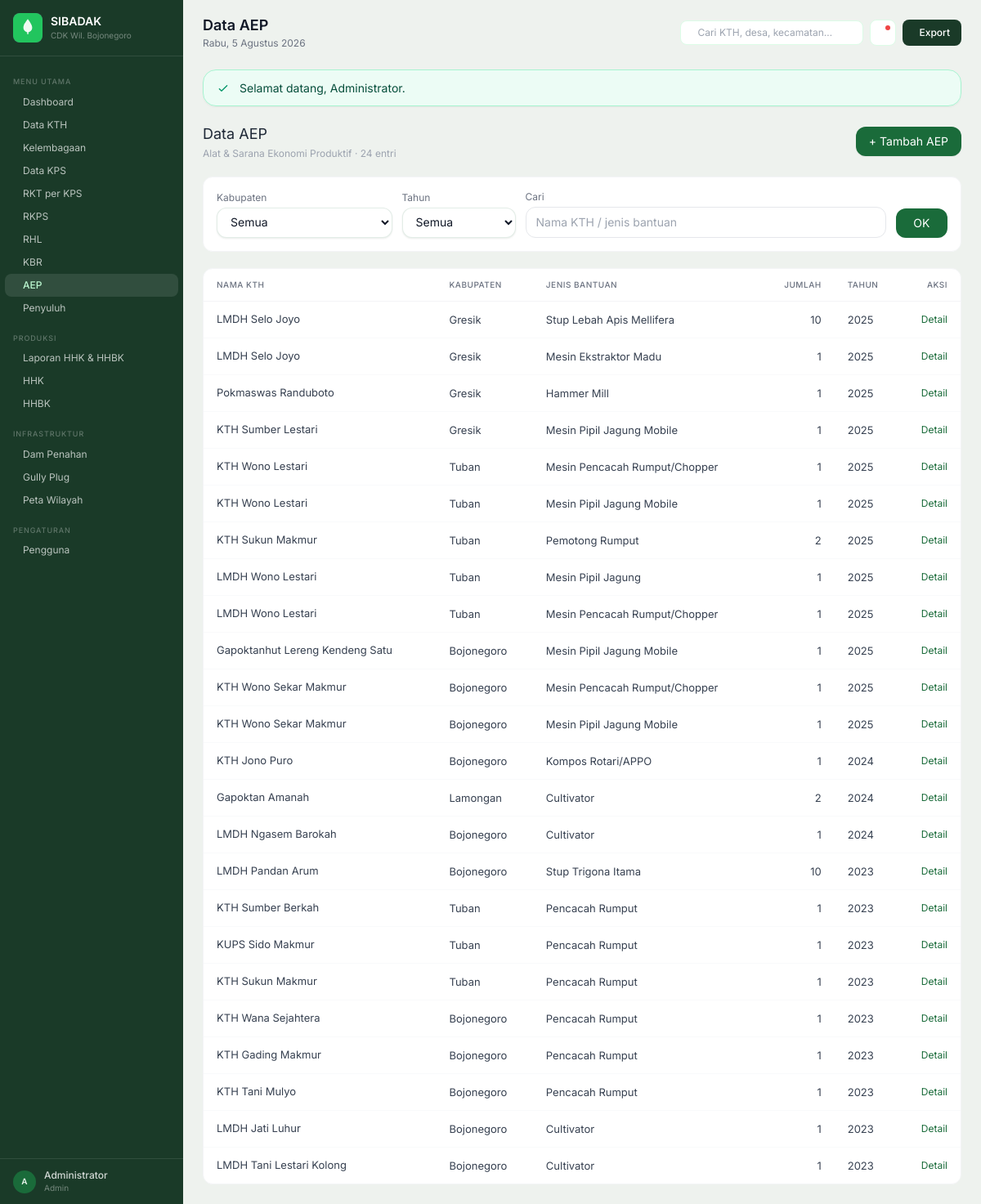
Page /aep (signed in) on the committed database.
### tables this page shows
CREATE TABLE aep (
    id           INT UNSIGNED AUTO_INCREMENT PRIMARY KEY,
    kth_id       MEDIUMINT UNSIGNED DEFAULT NULL,
    nama_kth     VARCHAR(200) DEFAULT NULL,
    desa_id      MEDIUMINT UNSIGNED DEFAULT NULL,
    kabupaten_id TINYINT UNSIGNED NOT NULL,
    jenis_bantuan VARCHAR(150) NOT NULL COMMENT 'Cultivator, Pencacah Rumput, dll',
    jumlah       SMALLINT UNSIGNED DEFAULT 1,
    tahun        YEAR NOT NULL,
    keterangan   TEXT DEFAULT NULL,
    created_at   TIMESTAMP DEFAULT CURRENT_TIMESTAMP,
    updated_at   TIMESTAMP DEFAULT CURRENT_TIMESTAMP ON UPDATE CURRENT_TIMESTAMP,
    CONSTRAINT fk_aep_kth       FOREIGN KEY (kth_id)       REFERENCES kth(id),
    CONSTRAINT fk_aep_kabupaten FOREIGN KEY (kabupaten_id) REFERENCES kabupaten(id)
) COMMENT='Bantuan Alat Ekonomi Produktif (sheet AEP)';

CREATE TABLE kabupaten (
    id          TINYINT UNSIGNED AUTO_INCREMENT PRIMARY KEY,
    kode        VARCHAR(10)  NOT NULL UNIQUE COMMENT 'Kode singkat: BJN, TBN, LMG, GRK',
    nama        VARCHAR(100) NOT NULL,
    created_at  TIMESTAMP DEFAULT CURRENT_TIMESTAMP,
    updated_at  TIMESTAMP DEFAULT CURRENT_TIMESTAMP ON UPDATE CURRENT_TIMESTAMP
) COMMENT='Master kabupaten wilayah CDK Bojonegoro';

### controllers/AepController.php (called while the page is built, shortened)
<?php
class AepController
{
    private function pdo(): \PDO
    {
        return Database::connect();
    }
    private function model(): Aep
    {
        return new Aep($this->pdo());
    }
    public function index(): void
    {
        $page = max(1, (int) ($_GET['page'] ?? 1));
        $perPage = 25;
        $q = trim((string) ($_GET['q'] ?? ''));
        $filters = [];
        $result = $this->model()->paginateIndex($page, $perPage, $filters);
        $filterQ = $q;
        require view_path('aep/index.php');
        require view_path('layouts/main.php');
    }
}

### index.php (called while the page is built, shortened)
<?php
require_once __DIR__ . '/config/database.php';
function match_route(string $method, string $path): ?array
{
    if ($method === 'GET' && isset($routesGet[$path])) {
        return $routesGet[$path];
    }
    return null;
}
$method = $_SERVER['REQUEST_METHOD'] ?? 'GET';
$path = request_path();
$handler = match_route($method, $path);
[$class, $action, $args] = $handler;
$controller = new $class();
$controller->$action(...$args);

### config/database.php (called while the page is built, shortened)
<?php
class Database
{
    private static ?\PDO $instance = null;
    public static function connect(): \PDO
    {
        if (self::$instance === null) {
            $host = $_ENV['DB_HOST'] ?? 'localhost';
            $port = $_ENV['DB_PORT'] ?? '3306';
            $name = $_ENV['DB_NAME'] ?? 'db_kth_cdk_bjn';
            $user = $_ENV['DB_USER'] ?? 'root';
            $pass = $_ENV['DB_PASS'] ?? '';
            $dsn = sprintf(
                'mysql:host=%s;port=%s;dbname=%s;charset=utf8mb4',
                $host,
                $port,
                $name
            );
            self::$instance = new \PDO($dsn, $user, $pass, [
                \PDO::ATTR_ERRMODE => \PDO::ERRMODE_EXCEPTION,
                \PDO::ATTR_DEFAULT_FETCH_MODE => \PDO::FETCH_ASSOC,
                \PDO::ATTR_EMULATE_PREPARES => false,
            ]);
        }
        return self::$instance;
    }
}

### models/Aep.php (called while the page is built, shortened)
<?php
class Aep extends BaseModel
{
    public function paginateIndex(int $page, int $perPage, array $filters): array
    {
        $page = max(1, $page);
        $perPage = max(1, min(100, $perPage));
        $offset = ($page - 1) * $perPage;
        $where = ['1=1'];
        $params = [];
        $whereSql = implode(' AND ', $where);
        $countStmt = $this->pdo->prepare('SELECT COUNT(*) FROM aep WHERE ' . $whereSql);
        $countStmt->execute($params);
        $total = (int) $countStmt->fetchColumn();
        $pages = $total > 0 ? (int) ceil($total / $perPage) : 1;
        $sql = 'SELECT aep.*, kb.nama AS kabupaten_nama, ds.nama AS desa_nama
            FROM aep
            INNER JOIN kabupaten kb ON aep.kabupaten_id = kb.id
            LEFT JOIN desa ds ON aep.desa_id = ds.id
            WHERE ' . $whereSql . '
            ORDER BY aep.tahun DESC, aep.id DESC
            LIMIT ' . $perPage . ' OFFSET ' . $offset;
        $stmt = $this->pdo->prepare($sql);
        $stmt->execute($params);
        $rows = $stmt->fetchAll(\PDO::FETCH_ASSOC);
        return ['data' => $rows, 'total' => $total, 'pages' => $pages, 'current' => $page];
    }
}

### models/BaseModel.php (called while the page is built, shortened)
<?php
abstract class BaseModel
{
    public function __construct(\PDO $pdo)
    {
        $this->pdo = $pdo;
    }
}

### helpers/functions.php (called while the page is built, shortened)
<?php
function format_id(int|float $n, int $decimals = 0): string
{
    return number_format((float) $n, $decimals, ',', '.');
}
function user_role(): string
{
    return (string) ($_SESSION['role'] ?? '');
}

### views/aep/index.php (the view, shortened to what this page needs)
<?php
$canMut = in_array(user_role(), ['admin', 'operator'], true);
$rows = $result['data'];
$total = $result['total'];
?>
<div class="flex flex-wrap items-center justify-between gap-4 mb-6 fade-up">
    <div>
        <h2 class="font-display font-700 text-gray-800 text-lg">Data AEP</h2>
        <p class="text-xs text-gray-400 mt-0.5">Alat &amp; Sarana Ekonomi Produktif · <?= format_id($total) ?> entri</p>
    </div>
    <?php if ($canMut): ?>
    <a href="<?= htmlspecialchars(APP_URL . '/aep/create', ENT_QUOTES, 'UTF-8') ?>" class="inline-flex items-center gap-2 px-4 py-2 bg-forest-600 hover:bg-forest-700 text-white text-sm font-600 rounded-xl transition shadow-sm">+ Tambah AEP</a>
    <?php endif; ?>
</div>
<form method="get" action="<?= htmlspecialchars(APP_URL . '/aep', ENT_QUOTES, 'UTF-8') ?>" class="stat-card p-4 mb-6 fade-up delay-1 grid grid-cols-1 md:grid-cols-12 gap-3 items-end">
    <?php if (user_role() !== 'operator'): ?>
    <div class="md:col-span-3">
        <label class="block text-xs font-600 text-gray-500 mb-1">Kabupaten</label>
        <select name="kabupaten_id" class="w-full text-sm px-3 py-2 rounded-xl border border-gray-200 bg-white outline-none">
            <option value="">Semua</option>
        </select>
    </div>
    <?php endif; ?>
    <div class="md:col-span-2">
        <label class="block text-xs font-600 text-gray-500 mb-1">Tahun</label>
        <select name="tahun" class="w-full text-sm px-3 py-2 rounded-xl border border-gray-200 bg-white outline-none">
            <option value="">Semua</option>
        </select>
    </div>
    <div class="md:col-span-<?= user_role() !== 'operator' ? '6' : '9' ?>">
        <label class="block text-xs font-600 text-gray-500 mb-1">Cari</label>
        <input type="text" name="q" value="<?= htmlspecialchars($filterQ, ENT_QUOTES, 'UTF-8') ?>" class="w-full text-sm px-3 py-2 rounded-xl border border-gray-200 outline-none" placeholder="Nama KTH / jenis bantuan">
    </div>
    <div class="md:col-span-1"><button type="submit" class="w-full px-3 py-2 rounded-xl bg-forest-600 text-white text-sm">OK</button></div>
</form>
<div class="stat-card overflow-hidden fade-up delay-2">
    <div class="overflow-x-auto">
        <table class="data-table w-full">
            <thead><tr class="border-b border-gray-100"><th class="px-4 py-3 text-left">Nama KTH</th><th class="px-4 py-3 text-left">Kabupaten</th><th class="px-4 py-3 text-left">Jenis Bantuan</th><th class="px-4 py-3 text-right">Jumlah</th><th class="px-4 py-3 text-left">Tahun</th><th class="px-4 py-3 text-right">Aksi</th></tr></thead>
            <tbody class="divide-y divide-gray-50">
            <?php if ($rows === []): ?>
                <tr><td colspan="6" class="px-6 py-10 text-center text-gray-500">Tidak ada data.</td></tr>
            <?php else: foreach ($rows as $r): ?>
                <tr>
                    <td class="px-4 py-3 text-gray-800"><?= htmlspecialchars((string) $r['nama_kth'], ENT_QUOTES, 'UTF-8') ?></td>
                    <td class="px-4 py-3 text-sm text-gray-600"><?= htmlspecialchars((string) $r['kabupaten_nama'], ENT_QUOTES, 'UTF-8') ?></td>
                    <td class="px-4 py-3 text-sm text-gray-600"><?= htmlspecialchars((string) $r['jenis_bantuan'], ENT_QUOTES, 'UTF-8') ?></td>
                    <td class="px-4 py-3 text-right text-sm text-gray-700"><?= format_id((int) $r['jumlah']) ?></td>
                    <td class="px-4 py-3 text-sm text-gray-700"><?= (int) $r['tahun'] ?></td>
                    <td class="px-4 py-3 text-right"><a href="<?= htmlspecialchars(APP_URL . '/aep/' . (int) $r['id'], ENT_QUOTES, 'UTF-8') ?>" class="text-xs font-600 text-forest-600 hover:underline">Detail</a></td>
                </tr>
            <?php endforeach; endif; ?>
            </tbody>
        </table>
    </div>
</div>

### assets/css/tokens.css (style rules this page uses)
:root { --color-primary: #1A6B3A; --color-primary-hover: #155730; --color-primary-light: #3AA870; --color-primary-surface: #E8F5EC; --color-bg-page: #EEF2EE; --color-bg-surface: #FFFFFF; --color-bg-sidebar: #1A3A28; --color-bg-sidebar-active: #2D5A3D; --color-bg-subtle: #F5F7F5; --color-text-primary: #1A2E22; --color-text-secondary: #4A6357; --color-text-muted: #8AA396; --color-text-inverse: #FFFFFF; --color-border: rgba(26, 107, 58, 0.12); --color-border-strong: rgba(26, 107, 58, 0.25); --shadow-card: 0 1px 3px rgba(26, 46, 34, 0.04), 0 1px 2px rgba(26, 46, 34, 0.06); --shadow-card-hover: 0 4px 12px rgba(26, 46, 34, 0.08), 0 2px 4px rgba(26, 46, 34, 0.04); --color-success: #3AA870; --color-warning: #E07B3A; --color-danger: #E24B4A; --color-info: #4A90D9; --chart-utama: #1A6B3A; --chart-madya: #E07B3A; --chart-pemula: #4A90D9; --chart-hkm: #7B5EA7; --chart-hd: #E07B3A; --chart-kulin: #1A6B3A; --chart-iphps: #17A77E; --chart-5: #E24B4A; --chart-6: #F0C040; --chart-7: #5BC0DE; }
body { background-color: var(--color-bg-page) !important; }
.bg-white.rounded-xl, .bg-white.rounded-2xl { box-shadow: var(--shadow-card); border-color: var(--color-border) !important; }

### views/partials/app-styles.php (style rules this page uses)
.fade-up { animation: fadeUp 0.35s ease forwards; }
.delay-1 { animation-delay: 0.04s; opacity: 0; }
.delay-2 { animation-delay: 0.08s; opacity: 0; }
.data-table th { font-weight: 500; font-size: 10px; text-transform: uppercase; letter-spacing: 0.05em; color: #6b7280; }
.data-table td { font-size: 13px; color: #374151; }
.stat-card { background: white; border-radius: 0.75rem; border: 1px solid #f3f4f6; }

### rows in the picture
aep: nama_kth "LMDH Selo Joyo", kabupaten.nama "Gresik", jenis_bantuan "Stup Lebah Apis Mellifera", jumlah "10", tahun "2025"
aep: nama_kth "LMDH Selo Joyo", kabupaten.nama "Gresik", jenis_bantuan "Mesin Ekstraktor Madu", jumlah "1", tahun "2025"
aep: nama_kth "Pokmaswas Randuboto", kabupaten.nama "Gresik", jenis_bantuan "Hammer Mill", jumlah "1", tahun "2025"
aep: nama_kth "KTH Sumber Lestari", kabupaten.nama "Gresik", jenis_bantuan "Mesin Pipil Jagung Mobile", jumlah "1", tahun "2025"
aep: nama_kth "KTH Wono Lestari", kabupaten.nama "Tuban", jenis_bantuan "Mesin Pencacah Rumput/Chopper", jumlah "1", tahun "2025"
aep: nama_kth "KTH Wono Lestari", kabupaten.nama "Tuban", jenis_bantuan "Mesin Pipil Jagung Mobile", jumlah "1", tahun "2025"
aep: nama_kth "KTH Sukun Makmur", kabupaten.nama "Tuban", jenis_bantuan "Pemotong Rumput", jumlah "2", tahun "2025"
aep: nama_kth "LMDH Wono Lestari", kabupaten.nama "Tuban", jenis_bantuan "Mesin Pipil Jagung", jumlah "1", tahun "2025"
aep: nama_kth "LMDH Wono Lestari", kabupaten.nama "Tuban", jenis_bantuan "Mesin Pencacah Rumput/Chopper", jumlah "1", tahun "2025"
aep: nama_kth "Gapoktanhut Lereng Kendeng Satu", kabupaten.nama "Bojonegoro", jenis_bantuan "Mesin Pipil Jagung Mobile", jumlah "1", tahun "2025"
aep: nama_kth "KTH Wono Sekar Makmur", kabupaten.nama "Bojonegoro", jenis_bantuan "Mesin Pencacah Rumput/Chopper", jumlah "1", tahun "2025"
aep: nama_kth "KTH Wono Sekar Makmur", kabupaten.nama "Bojonegoro", jenis_bantuan "Mesin Pipil Jagung Mobile", jumlah "1", tahun "2025"
aep: nama_kth "KTH Jono Puro", kabupaten.nama "Bojonegoro", jenis_bantuan "Kompos Rotari/APPO", jumlah "1", tahun "2024"
aep: nama_kth "Gapoktan Amanah", kabupaten.nama "Lamongan", jenis_bantuan "Cultivator", jumlah "2", tahun "2024"
aep: nama_kth "LMDH Ngasem Barokah", kabupaten.nama "Bojonegoro", jenis_bantuan "Cultivator", jumlah "1", tahun "2024"
aep: nama_kth "LMDH Pandan Arum", kabupaten.nama "Bojonegoro", jenis_bantuan "Stup Trigona Itama", jumlah "10", tahun "2023"
aep: nama_kth "KTH Sumber Berkah", kabupaten.nama "Tuban", jenis_bantuan "Pencacah Rumput", jumlah "1", tahun "2023"
aep: nama_kth "KUPS Sido Makmur", kabupaten.nama "Tuban", jenis_bantuan "Pencacah Rumput", jumlah "1", tahun "2023"
aep: nama_kth "KTH Sukun Makmur", kabupaten.nama "Tuban", jenis_bantuan "Pencacah Rumput", jumlah "1", tahun "2023"
aep: nama_kth "KTH Wana Sejahtera", kabupaten.nama "Bojonegoro", jenis_bantuan "Pencacah Rumput", jumlah "1", tahun "2023"
aep: nama_kth "KTH Gading Makmur", kabupaten.nama "Bojonegoro", jenis_bantuan "Pencacah Rumput", jumlah "1", tahun "2023"
aep: nama_kth "KTH Tani Mulyo", kabupaten.nama "Bojonegoro", jenis_bantuan "Pencacah Rumput", jumlah "1", tahun "2023"
aep: nama_kth "LMDH Jati Luhur", kabupaten.nama "Bojonegoro", jenis_bantuan "Cultivator", jumlah "1", tahun "2023"
aep: nama_kth "LMDH Tani Lestari Kolong", kabupaten.nama "Bojonegoro", jenis_bantuan "Cultivator", jumlah "1", tahun "2023"

### other values in the picture
APP_NAME "SIBADAK"
$initial "A"
$u "Administrator"
$role "Admin"
$pageTitle "Data AEP"
format_tanggal_hari_ini() "Rabu, 5 Agustus 2026"
$flash['msg'] "Selamat datang, Administrator."
format_id($total) "24"
